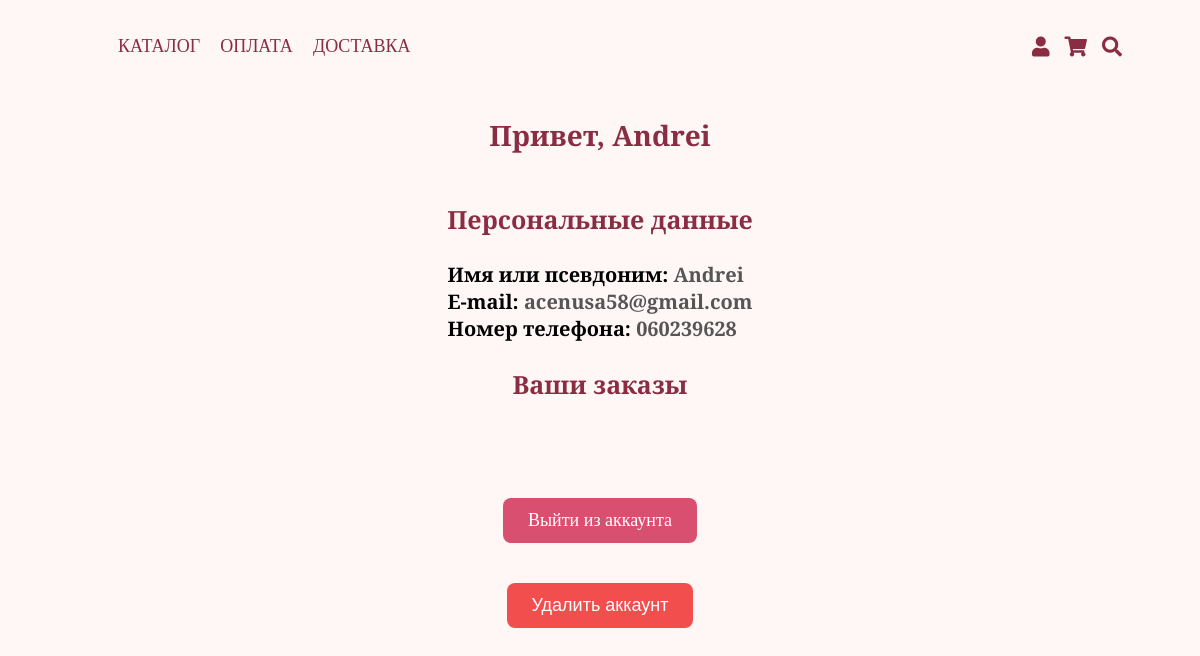
/auth/profile (signed in), run on the app's committed database.
### app/models.py (models this page shows, shortened)
class User(UserMixin, db.Model):
    id = db.Column(db.Integer, primary_key=True)
    name = db.Column(db.String(100), nullable=False)
    email = db.Column(db.String(150), unique=True, nullable=False)
    phone = db.Column(db.String(20), unique=False, nullable=False)
    password = db.Column(db.String(256), nullable=False)
    order = db.relationship('Order', backref='user', lazy=True)

### app/routes.py (the view)
@auth_bp.route('/profile')
@login_required
def profile():
    orders = Order.query.filter_by(user_id=current_user.id).all()
    return render_template("auth/profile.html", user=current_user, orders=orders)

### app/routes.py (called while the page is built)
@login_manager.user_loader
def load_user(user_id):
    user = User.query.get(int(user_id))
    if user:
        return user
    return AdminUser.query.get(int(user_id))

### app/templates/auth/profile.html (shortened to what this page needs)
<link rel="stylesheet" href="{{ url_for('static', filename='css/main.css') }}">
<link rel="stylesheet" href="{{ url_for('static', filename='css/profile.css') }}">
<header>
    {% include 'navbar.html' %}
</header>
<div class="content">
    <h2>Привет, {{ user.name }}</h2>
    <div class="container personal-data">
        <h3>Персональные данные</h3>
        <div class="inner-item-profile">
            <div class="inner-items-profile">
                <div class="inner-item-profile">Имя или псевдоним: <span>{{ user.name }}</span></div>
                <div class="inner-item-profile">E-mail: <span>{{ user.email }}</span></div>
                <div class="inner-item-profile">Номер телефона: <span>{{ user.phone }}</span></div>
            </div>
        </div>
    </div>
    <h3>Ваши заказы</h3>
    <a href="{{ url_for('auth.logout') }}" class="btn">Выйти из аккаунта</a>
    <form action="{{ url_for('auth.delete_account') }}" method="post" onsubmit="return confirm('Вы уверены, что хотите удалить аккаунт?')">
        <button type="submit" class="btn btn-danger">Удалить аккаунт</button>
    </form>
</div>

### app/static/css/main.css (style rules this page uses)
h2 { color: #8b2d42; font-size: 28px; }
h3 { color: #8b2d42; font-size: 25px; }
.btn { display: inline-block; margin-top: 40px; padding: 12px 25px; background: #d94f70; color: #fff; text-decoration: none; font-size: 18px; border-radius: 8px; border: 0; transition: 0.3s; }
header { display: flex; justify-content: center; align-items: center; padding: 20px; background: transparent; }

### app/static/css/profile.css (style rules this page uses)
.content { display: flex; flex-direction: column; align-items: center; }
.container { display: flex; flex-direction: column; align-items: center; }
.inner-item-profile { font-weight: bold; font-size: 20px; }
.inner-item-profile span { color: #555; }
.btn-danger { background-color: #f24e4e; border: 0; }

### data on the page
User: name "Andrei", email "acenusa58@gmail.com", phone "060239628"
